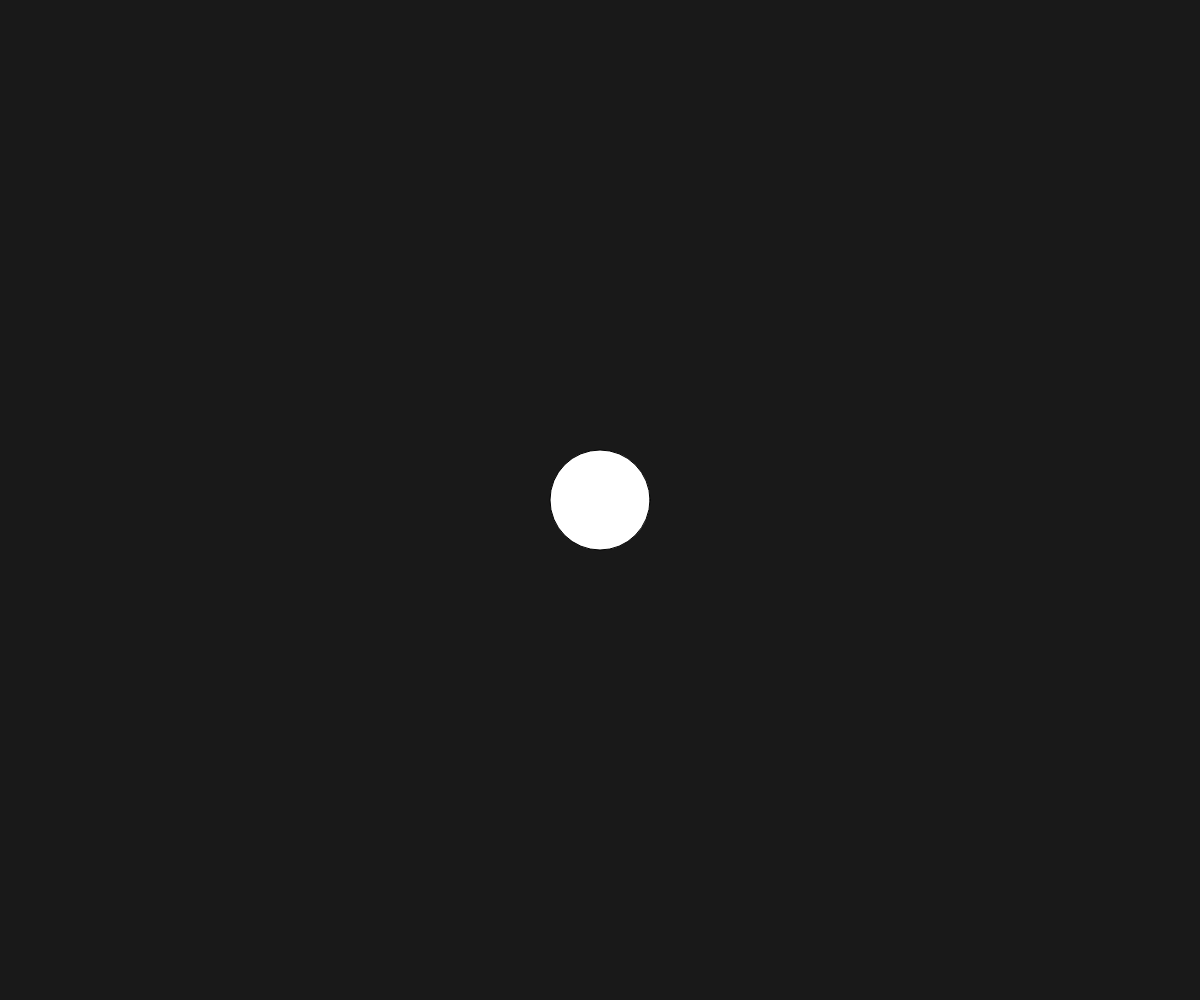
Frame 1 (no input)
Frame 60 (no input): identical to frame 1, image omitted
Frame 120 (the mouse pressed at the canvas centre since frame 60): identical to frame 1, image omitted

The p5.js sketch that drew this single still picture (run headless with seeded random() and noise() and a simulated clock; from frame 60 on, the mouse is pressed at the canvas centre):

// p5.js sketch
// ── sketch.js
// Planets and Moons
// Mason L.
// Oct 17, 2023
// storing objects IN objects, overwriting objects

let myPlanet;

function setup() {
  createCanvas(windowWidth, windowHeight);
  myPlanet = new Planet(width/2, height/2);
}

function draw() {
  background(25);
  myPlanet.display();
}

function mouseClicked(){
  if(keyIsPressed && keyCode === SHIFT){
    myPlanet = new Planet(mouseX, mouseY);
  }
  else {
    myPlanet.createMoon();
  }
}

class Planet{
  constructor(x,y){
    this.x = x; 
    this.y = y;
    this.s = 100;
    this.moons = [];
  }
  
  createMoon(){ // push a new moon object into array
    this.moons.push(new Moon(this.x, this.y));
  }

  display(){
    circle(this.x,this.y,this.s);
    //now, process the moons(move, display)
    for(let m of this.moons){
      m.update();
    }
  }
}


class Moon{
  constructor(x,y){
    this.x = x;
    this.y = y;
    this.steps = 10;
    this.speed = 5;
  }
  update(){   //movement and display
    this.x += this.speed; // MOVEMENT
    this.steps --;
    if(this.steps===0){
      this.speed *= -1;
      this.steps = 20;
    } // DISPLAY
    circle(this.x, this.y, 25);
  }
}
